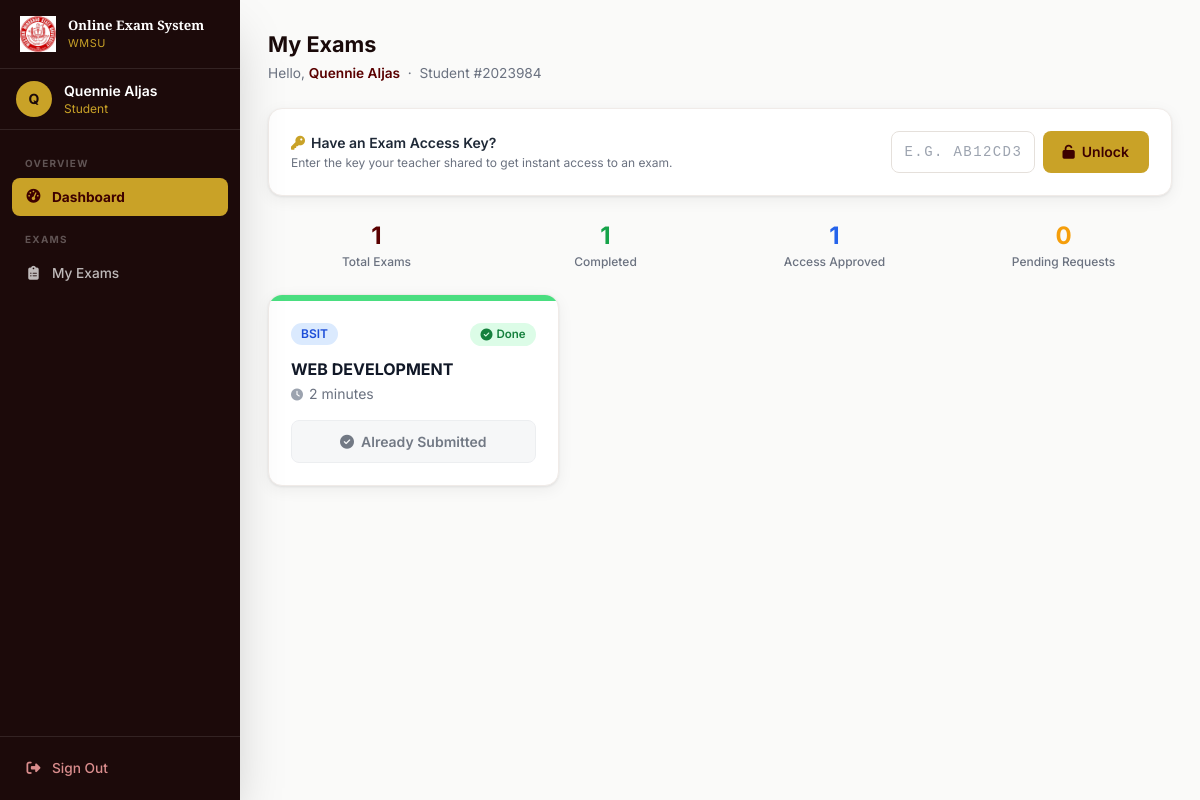
The page /student/dashboard (signed in) on the database its author committed.
### tables this page shows
CREATE TABLE exam_access_requests (
            id INTEGER PRIMARY KEY AUTOINCREMENT,
            student_id INTEGER NOT NULL,
            exam_id INTEGER NOT NULL,
            status TEXT DEFAULT 'pending',
            requested_at TIMESTAMP DEFAULT CURRENT_TIMESTAMP,
            reviewed_at TIMESTAMP,
            UNIQUE(student_id, exam_id),
            FOREIGN KEY (student_id) REFERENCES users (id),
            FOREIGN KEY (exam_id) REFERENCES exams (id)
        );

CREATE TABLE exams (
        id INTEGER PRIMARY KEY AUTOINCREMENT,
        subject_id INTEGER NOT NULL,
        title TEXT NOT NULL,
        duration INTEGER NOT NULL,
        FOREIGN KEY (subject_id) REFERENCES subjects (id)
    );

### app.py (the view)
@app.route('/student/dashboard')
@login_required
@role_required('student')
def student_dashboard():
    student_id = session['user_id']
    student_number = session['student_number']
    conn = get_db()
    exams = db_execute(conn, """
        SELECT DISTINCT e.id, e.title, e.duration, s.subject_name,
               COALESCE(r.status, 'none') as access_status,
               r.id as request_id,
               CASE WHEN res.id IS NOT NULL THEN 1 ELSE 0 END as taken
        FROM exams e
        JOIN subjects s ON e.subject_id = s.id
        JOIN allowed_students a ON a.subject_id = s.id AND a.student_number = ?
        LEFT JOIN exam_access_requests r ON r.exam_id = e.id AND r.student_id = ?
        LEFT JOIN results res ON res.exam_id = e.id AND res.student_id = ?
        ORDER BY s.subject_name, e.title
    """, (student_number, student_id, student_id)).fetchall()
    key_exams = db_execute(conn, """
        SELECT DISTINCT e.id, e.title, e.duration, s.subject_name,
               'approved' as access_status,
               r.id as request_id,
               CASE WHEN res.id IS NOT NULL THEN 1 ELSE 0 END as taken
        FROM exam_access_requests r
        JOIN exams e ON r.exam_id = e.id
        JOIN subjects s ON e.subject_id = s.id
        LEFT JOIN results res ON res.exam_id = e.id AND res.student_id = ?
        WHERE r.student_id = ? AND r.status = 'approved'
        AND s.id NOT IN (
            SELECT subject_id FROM allowed_students WHERE student_number = ?
        )
    """, (student_id, student_id, student_number)).fetchall()
    all_exams = list(exams) + list(key_exams)
    conn.close()
    return render_template('student_dashboard.html', exams=all_exams)

### app.py (called while the page is built)
def get_db():
    if USE_POSTGRES:
        conn = psycopg2.connect(DATABASE_URL)
        conn.autocommit = False
        return conn
    else:
        conn = sqlite3.connect('examination.db')
        conn.row_factory = sqlite3.Row
        return conn

def db_cursor(conn):
    if USE_POSTGRES:
        return conn.cursor(cursor_factory=psycopg2.extras.RealDictCursor)
    return conn.cursor()

def db_execute(conn, sql, params=()):
    if USE_POSTGRES:
        sql = sql.replace('?', '%s')
    cur = db_cursor(conn)
    cur.execute(sql, params)
    return cur

def login_required(f):
    @wraps(f)
    def decorated(*args, **kwargs):
        if 'user_id' not in session:
            flash('Please sign in to continue.', 'danger')
            return redirect(url_for('login'))
        return f(*args, **kwargs)
    return decorated

def role_required(role):
    def decorator(f):
        @wraps(f)
        def decorated(*args, **kwargs):
            if session.get('role') != role:
                flash('You do not have permission to access that page.', 'danger')
                return redirect(url_for('dashboard'))
            return f(*args, **kwargs)
        return decorated
    return decorator

### templates/student_dashboard.html (shortened to what this page needs)
{% extends "base.html" %}
{% block content %}
<div class="mb-6">
    <h1 class="page-title">My Exams</h1>
    <p class="page-subtitle">Hello, <span class="font-semibold text-maroon-700">{{ session.name }}</span> &nbsp;·&nbsp; Student #{{ session.student_number }}</p>
</div>
<div class="card mb-6">
    <div class="card-body">
        <div class="flex flex-col sm:flex-row items-start sm:items-center gap-3">
            <div class="flex-1 min-w-0">
                <h3 class="font-semibold text-gray-800 text-sm mb-0.5"><i class="fas fa-key text-gold-500 mr-1.5"></i>Have an Exam Access Key?</h3>
                <p class="text-xs text-gray-500">Enter the key your teacher shared to get instant access to an exam.</p>
            </div>
            <form method="POST" action="{{ url_for('use_exam_key') }}" class="flex gap-2 w-full sm:w-auto">
                <input type="text" name="access_key" placeholder="e.g. AB12CD34"
                       class="form-input uppercase tracking-widest font-mono text-sm w-full sm:w-36"
                       maxlength="12" required autocomplete="off">
                <button type="submit" class="btn btn-gold flex-shrink-0">
                    <i class="fas fa-unlock"></i> <span class="hidden sm:inline">Unlock</span>
                </button>
            </form>
        </div>
    </div>
</div>
{% if exams %}
{% set taken_count = exams|selectattr('taken')|list|length %}
{% set approved_count = exams|selectattr('access_status', 'equalto', 'approved')|list|length %}
{% set pending_req_count = exams|selectattr('access_status', 'equalto', 'pending')|list|length %}
<div class="grid grid-cols-2 sm:grid-cols-4 gap-3 mb-6">
    <div class="stat-card text-center">
        <div class="text-2xl font-bold text-maroon-700">{{ exams|length }}</div>
        <div class="text-xs text-gray-500 mt-0.5 font-medium">Total Exams</div>
    </div>
    <div class="stat-card text-center">
        <div class="text-2xl font-bold text-green-600">{{ taken_count }}</div>
        <div class="text-xs text-gray-500 mt-0.5 font-medium">Completed</div>
    </div>
    <div class="stat-card text-center">
        <div class="text-2xl font-bold text-blue-600">{{ approved_count }}</div>
        <div class="text-xs text-gray-500 mt-0.5 font-medium">Access Approved</div>
    </div>
    <div class="stat-card text-center">
        <div class="text-2xl font-bold text-amber-500">{{ pending_req_count }}</div>
        <div class="text-xs text-gray-500 mt-0.5 font-medium">Pending Requests</div>
    </div>
</div>
<div class="grid grid-cols-1 sm:grid-cols-2 lg:grid-cols-3 gap-4">
    {% for exam in exams %}
    <div class="card overflow-hidden hover:shadow-lg transition-shadow flex flex-col">
        <div class="h-1.5
            {% if exam.taken %}bg-green-400
            {% elif exam.access_status == 'approved' %}bg-blue-500
            {% elif exam.access_status == 'pending' %}bg-amber-400
            {% elif exam.access_status == 'rejected' %}bg-red-400
            {% else %}bg-gray-200{% endif %}"></div>
        <div class="card-body flex flex-col flex-1">
            <div class="flex items-start justify-between gap-2 mb-3 flex-wrap">
                <span class="badge badge-blue text-xs">{{ exam.subject_name }}</span>
                {% if exam.taken %}
                <span class="badge badge-green"><i class="fas fa-circle-check text-xs"></i> Done</span>
                {% elif exam.access_status == 'approved' %}
                <span class="badge" style="background:#dbeafe;color:#1d4ed8"><i class="fas fa-unlock text-xs"></i> Approved</span>
                {% elif exam.access_status == 'pending' %}
                <span class="badge badge-yellow"><i class="fas fa-clock text-xs"></i> Pending</span>
                {% elif exam.access_status == 'rejected' %}
                <span class="badge badge-red"><i class="fas fa-times text-xs"></i> Rejected</span>
                {% else %}
                <span class="badge" style="background:#f3f4f6;color:#6b7280"><i class="fas fa-lock text-xs"></i> No Access</span>
                {% endif %}
            </div>
            <h3 class="font-bold text-gray-900 mb-1 leading-snug">{{ exam.title }}</h3>
            <p class="text-sm text-gray-500 mb-4 flex-1"><i class="fas fa-clock text-xs mr-1.5 text-gray-400"></i>{{ exam.duration }} minutes</p>
            {% if exam.taken %}
            <button class="btn btn-secondary w-full justify-center cursor-not-allowed opacity-70" disabled>
                <i class="fas fa-circle-check"></i> Already Submitted
            </button>
            {% elif exam.access_status == 'approved' %}
            <a href="{{ url_for('take_exam', exam_id=exam.id) }}" class="btn btn-primary w-full justify-center">
                <i class="fas fa-play"></i> Start Exam
            </a>
            {% elif exam.access_status == 'pending' %}
            <button class="btn w-full justify-center cursor-not-allowed opacity-70" style="background:#fef3c7;color:#92400e" disabled>
                <i class="fas fa-hourglass-half"></i> Awaiting Approval
            </button>
            {% elif exam.access_status == 'rejected' %}
            <form method="POST" action="{{ url_for('request_exam_access', exam_id=exam.id) }}">
                <button type="submit" class="btn w-full justify-center" style="background:#fee2e2;color:#dc2626;border:1px solid #fca5a5">
                    <i class="fas fa-rotate-right"></i> Re-request Access
                </button>
            </form>
            {% else %}
            <form method="POST" action="{{ url_for('request_exam_access', exam_id=exam.id) }}">
                <button type="submit" class="btn btn-gold w-full justify-center">
                    <i class="fas fa-hand-paper"></i> Request Access
                </button>
            </form>
            {% endif %}
        </div>
    </div>
    {% endfor %}
</div>
{% endif %}
{% endblock %}

### templates/base.html (style rules this page uses)
* { box-sizing:border-box }
html { scroll-behavior:smooth }
body { font-family:'Inter',system-ui,sans-serif }
.form-input { width:100%;padding:10px 13px;border:1.5px solid #e5e0db;border-radius:8px;font-size:.9rem;font-family:'Inter',sans-serif;transition:all .2s;background:#fff;color:#1f2937 }
.form-input::placeholder { color:#9ca3af }
.btn { display:inline-flex;align-items:center;gap:7px;padding:10px 20px;border:none;border-radius:8px;font-size:.875rem;font-weight:600;cursor:pointer;transition:all .2s;font-family:'Inter',sans-serif;text-decoration:none;white-space:nowrap }
.btn-secondary { background:#f3f4f6;color:#374151;border:1.5px solid #e5e7eb }
.btn-gold { background:#c9a227;color:#3d0000 }
.badge { display:inline-flex;align-items:center;gap:4px;padding:3px 10px;border-radius:20px;font-size:.72rem;font-weight:600 }
.badge-green { background:#dcfce7;color:#15803d }
.badge-blue { background:#dbeafe;color:#1d4ed8 }
.card { background:#fff;border-radius:14px;box-shadow:0 1px 3px rgba(0,0,0,.08),0 4px 16px rgba(0,0,0,.06);border:1px solid #f0ebe8;overflow:hidden }
.card-body { padding:22px }
.page-title { font-size:1.35rem;font-weight:700;color:#1a0a0a;margin-bottom:3px }
.page-subtitle { font-size:.855rem;color:#6b7280 }

### rows shown on the page
exam_access_requests: subject_name "BSIT", title "WEB DEVELOPMENT", duration "2"

### other values the page prints
{{ (session.name or 'U')[0]|upper }} "Q"
{{ session.name }} "Quennie Aljas"
{{ session.role }} "Student"
{{ session.student_number }} "2023984"
{{ exams|length }} "1"
{{ taken_count }} "1"
{{ approved_count }} "1"
{{ pending_req_count }} "0"
